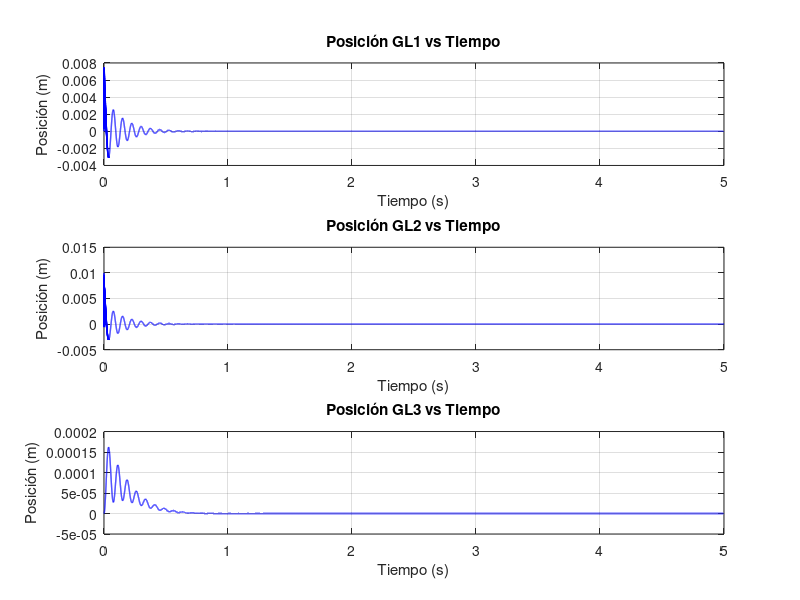

Source code (MATLAB):
clear
clc
close all

freqcubesat1 = 1134; % [Hz]

m_movil = 0.94; % [kg] Masa plato + bobina
m_cubesat = 1.33; %[kg] Masa Cubesat
m_shaker = 100; %[kg]

kem = 15761; % [N/m]
kc = (2*pi*freqcubesat1*m_cubesat)^2;
k_shaker = 5000; % [N/M]

M = [m_cubesat 0 0;
    0 m_movil 0;
    0 0 m_shaker];
K = [kc -kc 0;
    -kc kc+kem -kem;
    0 -kem kem+k_shaker];


[autovec,autoval]=eig(K,M);
w=diag(autoval^0.5)
f = w/(2*pi)

dt=0.0001;
T=5;
t=0:dt:T;

x0=[0;0.01;0];
v0=zeros(3,1);

w=diag(autoval^0.5);

y0=autovec'*M*x0;

y00=autovec'*M*v0;

zittam1 = 0.9;
zittam2 = 0.08;
zittam3 = 0.01;

zitta = [zittam1;zittam2;zittam3];
wd = zeros(length(w),1);

for i = 1:length(w)
    wd(i) = w(i)*sqrt(1-zitta(i)^2);
end

q1 = [exp(-zitta(1)*w(1)*t) .* y0(1) .* cos(wd(1)*t);
      exp(-zitta(2)*w(2)*t) .* y0(2) .* cos(wd(2)*t);
      exp(-zitta(3)*w(3)*t) .* y0(3) .* cos(wd(3)*t)];

q2 = [exp(-zitta(1)*w(1)*t) .* zitta(1)/(sqrt(1-zitta(1)^2)) .* sin(wd(1)*t) .* y0(1);
      exp(-zitta(2)*w(2)*t) .* zitta(2)/(sqrt(1-zitta(2)^2)) .* sin(wd(2)*t) .* y0(2);
      exp(-zitta(3)*w(3)*t) .* zitta(3)/(sqrt(1-zitta(3)^2)) .* sin(wd(3)*t) .* y0(3)];

q3 = [y00(1)/wd(1) .* sin(wd(1)*t) .* exp(-zitta(1)*w(1)*t);
      y00(2)/wd(2) .* sin(wd(2)*t) .* exp(-zitta(2)*w(2)*t);
      y00(3)/wd(3) .* sin(wd(3)*t) .* exp(-zitta(3)*w(3)*t)];




q=q1+q2+q3;

X=autovec*q;

Cmodal = [2*zitta(1)*w(1) 0 0;
          0 2*zitta(2)*w(2) 0;
          0 0 2*zitta(3)*w(3);];
          
C = M*autovec*Cmodal*autovec'*M;

figure(1);
subplot(3,1,1);
plot(t, X(1,:), 'b', 'LineWidth', 1);
xlabel('Tiempo (s)');
ylabel('Posición (m)');
title('Posición GL1 vs Tiempo');
grid on

subplot(3,1,2);
plot(t, X(2,:), 'b', 'LineWidth', 1);
xlabel('Tiempo (s)');
ylabel('Posición (m)');
title('Posición GL2 vs Tiempo');
grid on

subplot(3,1,3);
plot(t, X(3,:), 'b', 'LineWidth', 1);
xlabel('Tiempo (s)');
ylabel('Posición (m)');
title('Posición GL3 vs Tiempo');
grid on


